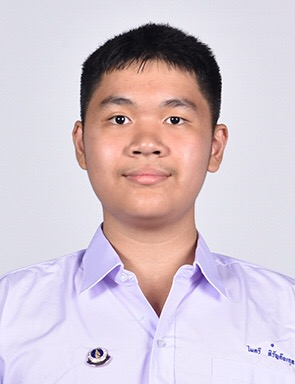
#> input picture 12_July/Maitree_pic.jpeg, 295 x 384 px
$ jupyter execute manual_plot_rgb_to_gray_using_scipy.ipynb
#> lines starting #> are read from the running program, lines starting #| are printed output that depends on the picture
# RGB to grayscale

This example converts an image with RGB channels into an image with a single
grayscale channel.

The value of each grayscale pixel is calculated as the weighted sum of the
corresponding red, green and blue pixels as::

        Y = 0.2125 R + 0.7154 G + 0.0721 B

These weights are used by CRT phosphors as they better represent human
perception of red, green and blue than equal weights. [1]_

References
----------
.. [1] http://www.poynton.com/PDFs/ColorFAQ.pdf

## rgb2gray( ) function

[cell 1]
import numpy as np
import matplotlib.pyplot as plt
from skimage import data
from skimage.color import rgb2gray
import imageio

original = imageio.imread("./Maitree_pic.jpeg")
#> original is the input picture: shape (384, 295, 3); mean R, G, B 211.7, 197.4, 206.6
grayscale = rgb2gray(original)
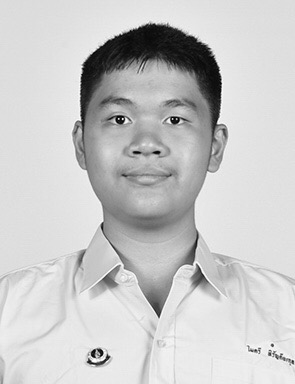
#> grayscale: shape (384, 295) float64; min 0.00196, max 0.997, mean 0.789
plt.imshow(grayscale, cmap=plt.cm.gray)
plt.show()

## Gray= 0.2125 Red + 0.7154 Green + 0.0721 Blue

[cell 2]
import numpy as np
import matplotlib.pyplot as plt
from skimage import data
from skimage.color import rgb2gray
import imageio

original = imageio.imread("./Maitree_pic.jpeg")
print(original.shape)
#| (384, 295, 3)
tempforgray=0
graypicture=np.zeros((original.shape[0],original.shape[1],3),np.ubyte)

graypicture[:,:,0]= (original[:,:,0]*0.2125)+(original[:,:,1]*0.7154)+(original[:,:,2]*0.0721)
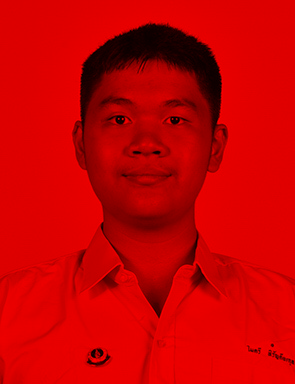
#> graypicture: shape (384, 295, 3); mean R, G, B 200.6, 0, 0
graypicture[:,:,1]=graypicture[:,:,0]
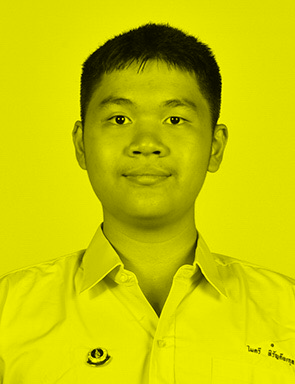
#> graypicture: shape (384, 295, 3); mean R, G, B 200.6, 200.6, 0
graypicture[:,:,2]=graypicture[:,:,0]

plt.imshow(graypicture)
plt.show()

## Gray=  (Red + Green + Blue)/3
PS.Suck

[cell 3]
import numpy as np
import matplotlib.pyplot as plt
from skimage import data
from skimage.color import rgb2gray
import imageio

original = imageio.imread("./Maitree_pic.jpeg")
print(original.shape)
#| (384, 295, 3)
tempforgray=0
graypicture=np.zeros((original.shape[0],original.shape[1],3),np.ubyte)

graypicture[:,:,0]= ((original[:,:,0])+(original[:,:,1])+(original[:,:,2]))/3
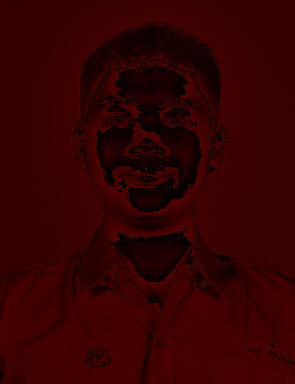
#> graypicture: shape (384, 295, 3); mean R, G, B 53, 0, 0
graypicture[:,:,1]=graypicture[:,:,0]
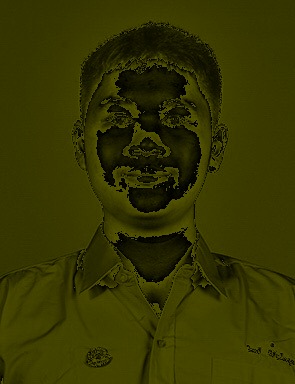
#> graypicture: shape (384, 295, 3); mean R, G, B 53, 53, 0
graypicture[:,:,2]=graypicture[:,:,0]
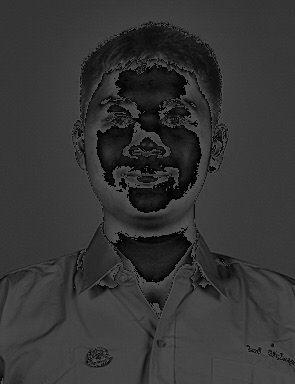
#> graypicture: shape (384, 295, 3); min 0, max 85, mean 53

plt.imshow(graypicture)
plt.show()
